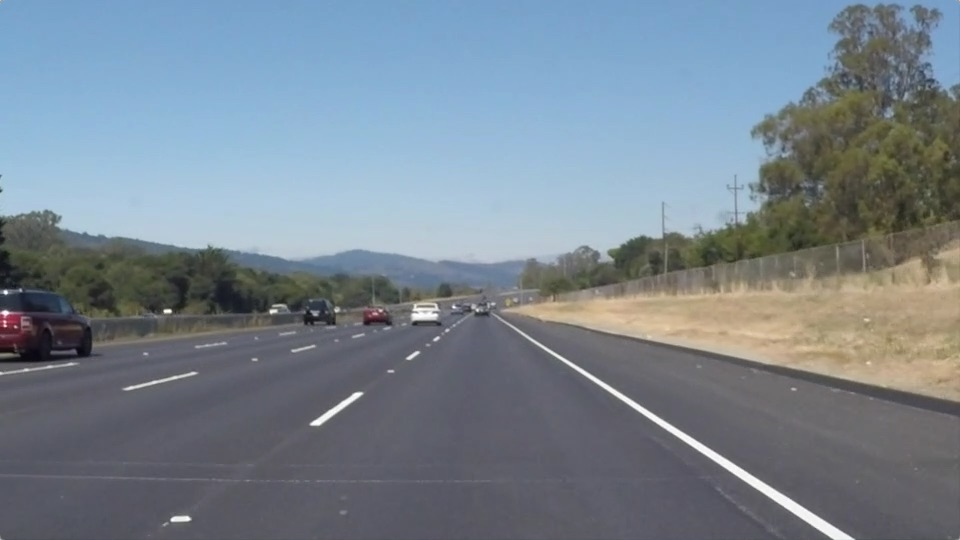
#> input picture CarND-LaneLines-P1-master/test_images/solidWhiteRight.jpg, 960 x 540 px
$ jupyter execute --allow-errors P1.ipynb   (shell and % lines are left out)
#> lines starting #> are read from the running program, lines starting #| are printed output that depends on the picture; after the words box and inside, x2 and y2 are one past the last pixel; in counts of white or black regions, pixels touching at a corner belong together
# Self-Driving Car Engineer Nanodegree

## Project: **Finding Lane Lines on the Road**
***
In this project, you will use the tools you learned about in the lesson to identify lane lines on the road.  You can develop your pipeline on a series of individual images, and later apply the result to a video stream (really just a series of images). Check out the video clip "raw-lines-example.mp4" (also contained in this repository) to see what the output should look like after using the helper functions below.

Once you have a result that looks roughly like "raw-lines-example.mp4", you'll need to get creative and try to average and/or extrapolate the line segments you've detected to map out the full extent of the lane lines.  You can see an example of the result you're going for in the video "P1_example.mp4".  Ultimately, you would like to draw just one line for the left side of the lane, and one for the right.

In addition to implementing code, there is a brief writeup to complete. The writeup should be completed in a separate file, which can be either a markdown file or a pdf document. There is a [write up template](https://github.com/udacity/CarND-LaneLines-P1/blob/master/writeup_template.md) that can be used to guide the writing process. Completing both the code in the Ipython notebook and the writeup template will cover all of the [rubric points](https://review.udacity.com/#!/rubrics/322/view) for this project.

---
Let's have a look at our first image called 'test_images/solidWhiteRight.jpg'.  Run the 2 cells below (hit Shift-Enter or the "play" button above) to display the image.

**Note: If, at any point, you encounter frozen display windows or other confounding issues, you can always start again with a clean slate by going to the "Kernel" menu above and selecting "Restart & Clear Output".**

---

**The tools you have are color selection, region of interest selection, grayscaling, Gaussian smoothing, Canny Edge Detection and Hough Tranform line detection.  You  are also free to explore and try other techniques that were not presented in the lesson.  Your goal is piece together a pipeline to detect the line segments in the image, then average/extrapolate them and draw them onto the image for display (as below).  Once you have a working pipeline, try it out on the video stream below.**

---

<figure>

 <figcaption>
 <p></p>
 <p style="text-align: center;"> Your output should look something like this (above) after detecting line segments using the helper functions below </p>
 </figcaption>
</figure>
 <p></p>
<figure>

 <figcaption>
 <p></p>
 <p style="text-align: center;"> Your goal is to connect/average/extrapolate line segments to get output like this</p>
 </figcaption>
</figure>

**Run the cell below to import some packages.  If you get an `import error` for a package you've already installed, try changing your kernel (select the Kernel menu above --> Change Kernel).  Still have problems?  Try relaunching Jupyter Notebook from the terminal prompt.  Also, consult the forums for more troubleshooting tips.**

## Import Packages

[cell 1]
#importing some useful packages
import matplotlib.pyplot as plt
import matplotlib.image as mpimg
import numpy as np
import cv2

## Read in an Image

[cell 2]
#reading in an image
image = mpimg.imread('test_images/solidWhiteRight.jpg')
#> image is the input picture: shape (540, 960, 3); mean R, G, B 120.3, 132.6, 143.7

#printing out some stats and plotting
print('This image is:', type(image), 'with dimensions:', image.shape)
#| This image is: <class 'numpy.ndarray'> with dimensions: (540, 960, 3)
plt.imshow(image)  # if you wanted to show a single color channel image called 'gray', for example, call as plt.imshow(gray, cmap='gray')

## Ideas for Lane Detection Pipeline

**Some OpenCV functions (beyond those introduced in the lesson) that might be useful for this project are:**

`cv2.inRange()` for color selection
`cv2.fillPoly()` for regions selection
`cv2.line()` to draw lines on an image given endpoints
`cv2.addWeighted()` to coadd / overlay two images
`cv2.cvtColor()` to grayscale or change color
`cv2.imwrite()` to output images to file
`cv2.bitwise_and()` to apply a mask to an image

**Check out the OpenCV documentation to learn about these and discover even more awesome functionality!**

## Helper Functions

Below are some helper functions to help get you started. They should look familiar from the lesson!

[cell 3]
import math

global prev_lines, weight
# Convert the image to HLS colorspace
def convert_hls(image):
    """
    The HLS color space was chosen, since it picked up the lines better than for instance HSV
    """
    return cv2.cvtColor(image, cv2.COLOR_RGB2HLS)

def select_white_yellow(image):
#     Mask for white and yellow
    """
    Find white and yellow lines on the the HLS filtered image
    """
    converted = convert_hls(image)
    # white color mask
    lower = np.uint8([  0, 200,   0])
    upper = np.uint8([255, 255, 255])
    white_mask = cv2.inRange(converted, lower, upper)
    # yellow color mask
    lower = np.uint8([ 10,   0, 100])
    upper = np.uint8([ 40, 255, 255])
    yellow_mask = cv2.inRange(converted, lower, upper)
    # combine the mask
    mask = cv2.bitwise_or(white_mask, yellow_mask)
    return cv2.bitwise_and(image, image, mask = mask)


def grayscale(img):
    """Applies the Grayscale transform
    This will return an image with only one color channel
    but NOTE: to see the returned image as grayscale
    (assuming your grayscaled image is called 'gray')
    you should call plt.imshow(gray, cmap='gray')"""
    return cv2.cvtColor(img, cv2.COLOR_RGB2GRAY)
    # Or use BGR2GRAY if you read an image with cv2.imread()
    # return cv2.cvtColor(img, cv2.COLOR_BGR2GRAY)

def canny(img, low_threshold, high_threshold):
    """Applies the Canny transform"""
    return cv2.Canny(img, low_threshold, high_threshold)

def gaussian_blur(img, kernel_size):
    """Applies a Gaussian Noise kernel"""
    return cv2.GaussianBlur(img, (kernel_size, kernel_size), 0)

def region_of_interest(img, vertices):
    """
    Applies an image mask.

    Only keeps the region of the image defined by the polygon
    formed from `vertices`. The rest of the image is set to black.
    """
#     defining a blank mask to start with
    mask = np.zeros_like(img)

#     defining a 3 channel or 1 channel color to fill the mask with depending on the input image
    if len(img.shape) > 2:
        channel_count = img.shape[2]  # i.e. 3 or 4 depending on your image
        ignore_mask_color = (255,) * channel_count
    else:
        ignore_mask_color = 255

#     filling pixels inside the polygon defined by "vertices" with the fill color
    cv2.fillPoly(mask, vertices, ignore_mask_color)

#     returning the image only where mask pixels are nonzero
    masked_image = cv2.bitwise_and(img, mask)
    return masked_image


def draw_lines(file, img, lines, weight, color=[[255, 0, 0], [0, 255, 0]], thickness = 15):
    """
    Draws left and right lane lines
    This function modifies the given image and draws lines on it.
    The lines are based on the coordinates of 2 points, and some averaging and weights are
    used to get rid of "jitter" in the videos
    """
    import os
    from os.path import splitext
    file_name,extension = splitext(file)

#     Each line segment and classified as right and left lines based on their slopes
#     Store slope, intercept and length for each line segment
    prev_lines = []

    left_line = []
    right_line = []
    for line in lines:
        for x1, y1, x2, y2 in line:
            slope = (y2 - y1) / (x2 - x1)
            if (0.4 < slope < 1.0) or (-1.0 < slope < -0.4):
                intercept = y1 - slope * x1
                length = math.sqrt((y2 - y1)**2.0 + (x2 - x1)**2.0)
                if slope > 0 :
                    left_line.append((slope, intercept, length))
                elif slope < 0:
                    right_line.append((slope, intercept, length))
            else:
                pass

#     Find the average slope and intercept for each line
#     Use line lengths as the weights so that longer segments dominate the averages
    left_line = np.array(left_line)
    left_line_slope = np.average(left_line[:, 0], weights=left_line[:, 2])
    left_line_intercept = np.average(left_line[:, 1], weights=left_line[:, 2])

    right_line = np.array(right_line)
    right_line_slope = np.average(right_line[:, 0], weights=right_line[:, 2])
    right_line_intercept = np.average(right_line[:, 1], weights=right_line[:, 2])

#     To eliminate frame jitter in the drawn lines in videos, line information from the
#     previous frame is used to calculate a weighted average line. A distinction is made
#     between image and video files based on the file extesions

    if extension in ('.jpg', '.png', '.jpeg'):
        pass
    else:
        left_line_slope = weight * prev_lines[0][0] + (1.0 - weight) * left_line_slope
        left_line_intercept = weight * prev_lines[0][1] + (1.0 - weight) * left_line_intercept
        right_line_slope = weight * prev_lines[1][0] + (1.0 - weight) * right_line_slope
        right_line_intercept = weight * prev_lines[1][1] + (1.0 - weight) * right_line_intercept

    if extension == '.mp4':
        prev_lines= [(left_line_slope, left_line_intercept), (right_line_slope, right_line_intercept)]


#     Drawing lines using the line slope and intercept that extend between the top
#     section of the mask (min_y) and bottom.
    img_shape = img.shape

    left_y1 = img_shape[0]
    left_x1 = int((left_y1 - left_line_intercept) / left_line_slope)

    left_y2 = int(imshape[0] * .60)
    left_x2 = int((left_y2 - left_line_intercept) / left_line_slope)

    right_y1 = img_shape[0]
    right_x1 = int((right_y1 - right_line_intercept) / right_line_slope)

    right_y2 = int(imshape[0] * .60)
    right_x2 = int((right_y2 - right_line_intercept) / right_line_slope)

    cv2.line(img, (left_x1, left_y1), (left_x2, left_y2), color[0], thickness)
    cv2.line(img, (right_x1, right_y1), (right_x2, right_y2), color[1], thickness)

def hough_lines(file, img, rho, theta, threshold, min_line_len, max_line_gap):
    """
    'img' should be the output of a Canny transform.

    Returns an image with hough lines drawn.
    """
    lines = cv2.HoughLinesP(img, rho, theta, threshold, np.array([]), minLineLength=min_line_len, maxLineGap=max_line_gap)
    line_img = np.zeros((img.shape[0], img.shape[1], 3), dtype=np.uint8)
    draw_lines(file, line_img, lines, weight)
    return line_img

# Python 3 has support for cool math symbols.

def weighted_img(img, initial_img, α=0.8, β=1., λ=0.):
    """
    'img' is the output of the hough_lines(), An image with lines drawn on it.
    Should be a blank image (all black) with lines drawn on it.

    'initial_img' should be the image before any processing.

    The result image is computed as follows:

    initial_img * α + img * β + λ
    NOTE: initial_img and img must be the same shape!
    """
    return cv2.addWeighted(initial_img, α, img, β, λ)

## Test Images

Build your pipeline to work on the images in the directory "test_images"
**You should make sure your pipeline works well on these images before you try the videos.**

[cell 4]
import os
os.listdir("test_images/")

## Build a Lane Finding Pipeline

Build the pipeline and run your solution on all test_images. Make copies into the `test_images_output` directory, and you can use the images in your writeup report.

Try tuning the various parameters, especially the low and high Canny thresholds as well as the Hough lines parameters.

[cell 5]
# Pipeline that will draw lane lines on the test_images
# then save them to the test_images directory.

import os

files = os.listdir("test_images/")
for file in files:
    if file[0:6] != "output":
        weight = 0.50
        image = mpimg.imread("test_images/" + file)
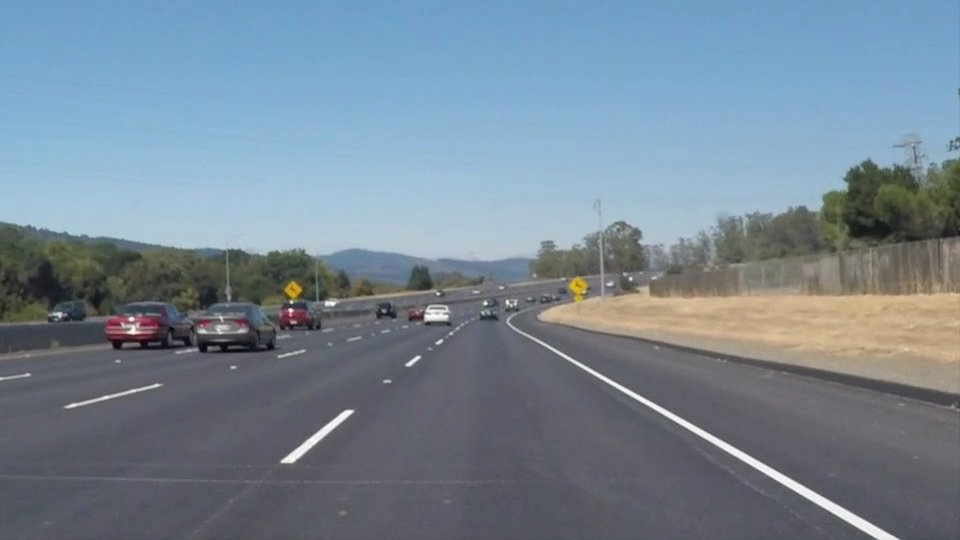
#> input picture CarND-LaneLines-P1-master/test_images/solidWhiteCurve.jpg, 960 x 540 px
#> image is the input picture: shape (540, 960, 3); mean R, G, B 118.5, 134.5, 148.1
        white_yellow = select_white_yellow(image)
#> in select_white_yellow, `white_mask = cv2.inRange(converted, lower, upper)`:
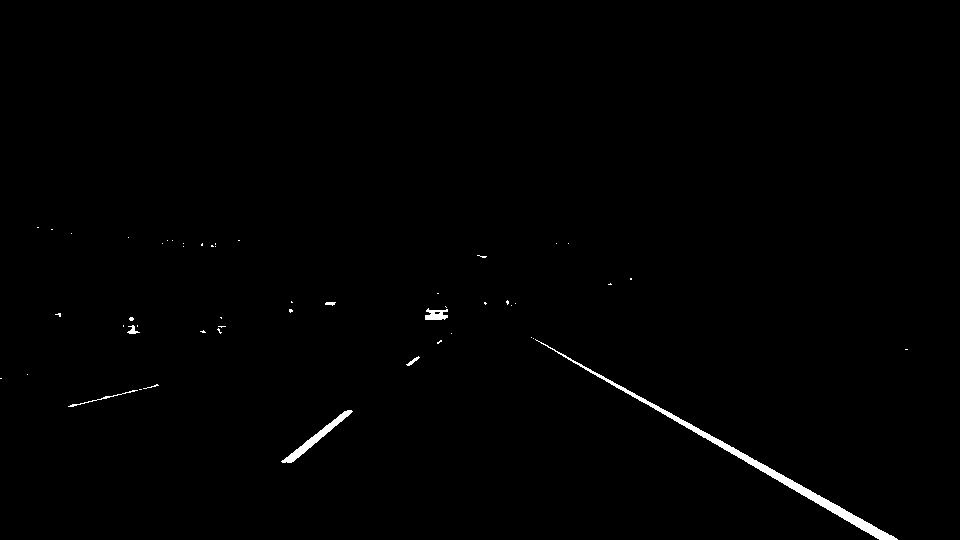
#> white_mask: shape (540, 960); 0.67% white; 51 white regions (43 under 20 px), largest, box (x1, y1, x2, y2) and area: (535, 339, 898, 540) 2283, (281, 410, 353, 463) 571, (425, 308, 448, 320) 187
        gray = grayscale(white_yellow)
        gray = gaussian_blur(gray, 3)
        edges = canny(gray, 50, 150)
        imshape = image.shape
        vertices = np.array([[(.51 * imshape[1], imshape[0] * .58), (.21 * imshape[1], imshape[0] * .78), (0, imshape[1]), (imshape[1], imshape[0])]], dtype = np.int32)
        masked_edges = region_of_interest(edges, vertices)
#> in region_of_interest, `cv2.fillPoly(mask, vertices, ignore_mask_color)`:
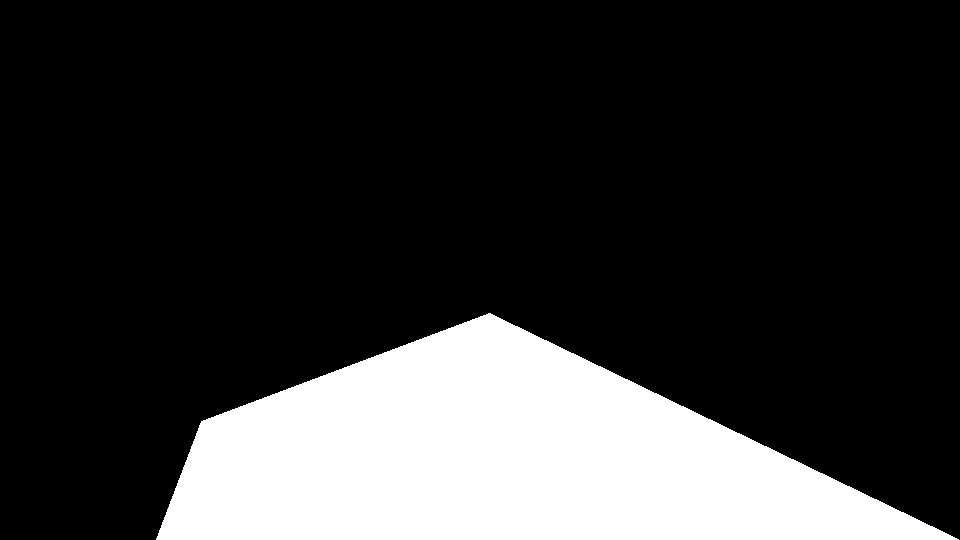
#> mask: shape (540, 960); 20.4% white; 1 white region, box (x1, y1, x2, y2) and area: (156, 313, 959, 540) 106010
#> in region_of_interest, `masked_image = cv2.bitwise_and(img, mask)`:
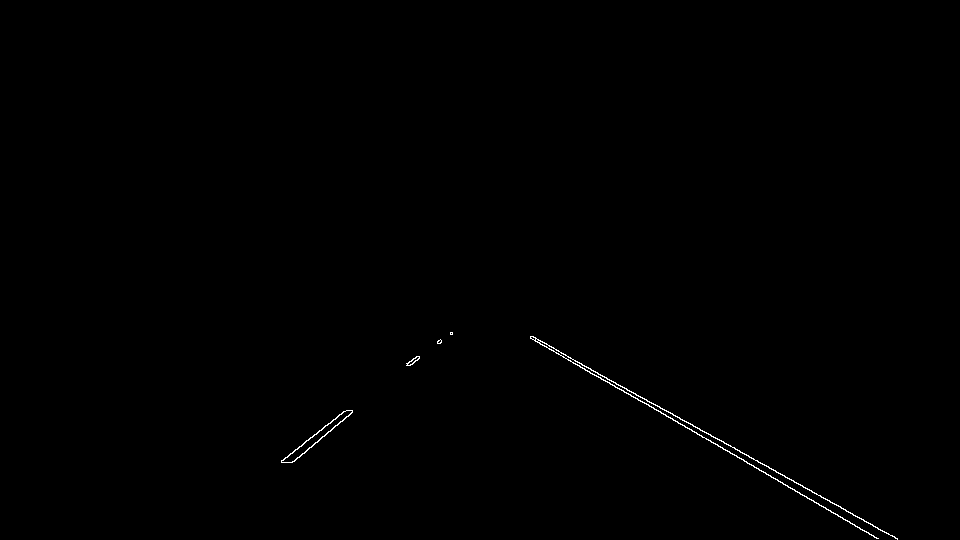
#> masked_image: shape (540, 960); 0.27% white in thin lines or dots, all inside (x1, y1, x2, y2) = (281, 332, 898, 540)
# Run Hough on edge detected image
        line_image = hough_lines(file, masked_edges, 1.3, np.pi/180, 35, 5, 2)
#> in hough_lines, `lines = cv2.HoughLinesP(img, rho, theta, threshold, np.array([]), minL..`: lines = 14 rows, first 6: [531, 336, 897, 539], [766, 474, 877, 538], [556, 353, 665, 414], [533, 336, 558, 350], [320, 438, 352, 412], [706, 439, 770, 475]
#> the loop in draw_lines, `for line in lines:` made 14 passes
#> after the loop in draw_lines, `for line in lines:`: left_line = [(0.555, 41.48, 418.5), (0.577, 32.34, 128.1), (0.56, 41.84, 124.9), (0.56, 37.52, 28.65), (0.562, 41.88, 73.43), (0.553, 42.05, 227.4), (0.56, 42.13, 104.3), (0.562, 42.88, 73.43)]; right_line = [(-0.812, 698, 41.23), (-0.7, 647.9, 12.21), (-0.78, 679.5, 52.01), (-0.838, 706.6, 48.27), (-0.762, 674.1, 52.8), (-0.75, 670, 15)]
#> in draw_lines, `left_line = np.array(left_line)`: left_line = [[0.555, 41.48, 418.5], [0.577, 32.34, 128.1], [0.56, 41.84, 124.9], [0.56, 37.52, 28.65], [0.562, 41.88, 73.43], [0.553, 42.05, 227.4], [0.56, 42.13, 104.3], [0.562, 42.88, 73.43]]
#> in draw_lines, `left_line_slope = np.average(left_line[:, 0], weights=left_line[:, 2])`: left_line_slope = 0.559
#> in draw_lines, `left_line_intercept = np.average(left_line[:, 1], weights=left_line[:,..`: left_line_intercept = 40.71
#> in draw_lines, `right_line = np.array(right_line)`: right_line = [[-0.812, 698, 41.23], [-0.7, 647.9, 12.21], [-0.78, 679.5, 52.01], [-0.838, 706.6, 48.27], [-0.762, 674.1, 52.8], [-0.75, 670, 15]]
#> in draw_lines, `right_line_slope = np.average(right_line[:, 0], weights=right_line[:, ..`: right_line_slope = -0.788
#> in draw_lines, `right_line_intercept = np.average(right_line[:, 1], weights=right_line..`: right_line_intercept = 685.2
#> in draw_lines, `left_x1 = int((left_y1 - left_line_intercept) / left_line_slope)`: left_x1 = 893
#> in draw_lines, `left_x2 = int((left_y2 - left_line_intercept) / left_line_slope)`: left_x2 = 506
#> in draw_lines, `right_x1 = int((right_y1 - right_line_intercept) / right_line_slope)`: right_x1 = 184
#> in draw_lines, `right_x2 = int((right_y2 - right_line_intercept) / right_line_slope)`: right_x2 = 458
#> in draw_lines, `cv2.line(img, (right_x1, right_y1), (right_x2, right_y2), color[1], th..`:
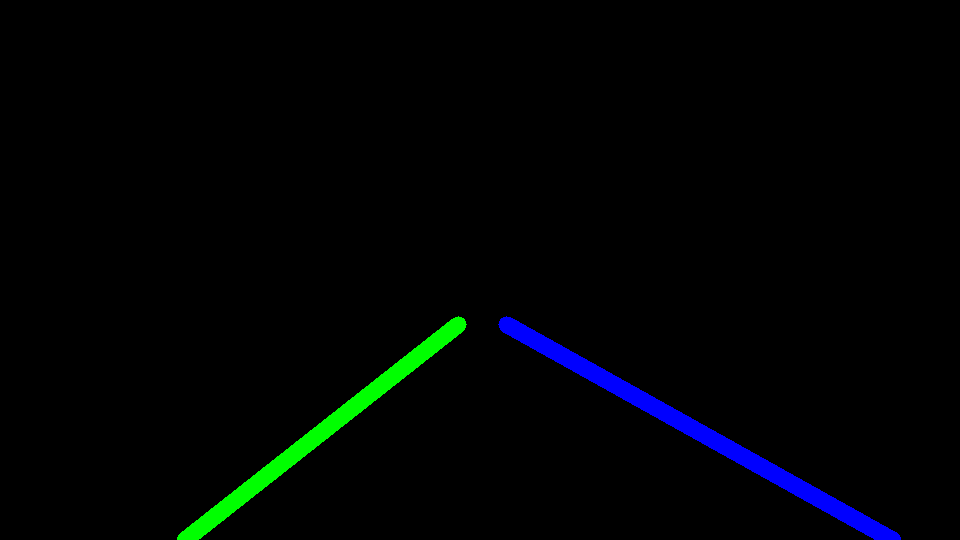
#> img: shape (540, 960, 3); mean of channels 0, 1, 2 3.7, 2.9, 0; drawn as B, G, R
# Draw the lines on the edge image
        lines_edges = weighted_img(line_image,image)
#> in weighted_img, `return cv2.addWeighted(initial_img, α, img, β, λ)`:
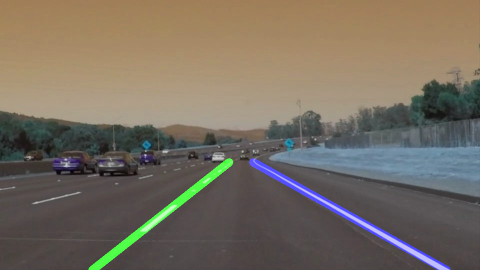
#> returned value: shape (540, 960, 3) (shown at 1/2 size); mean of channels 0, 1, 2 96.9, 109.5, 118.5; drawn as B, G, R
        plt.imshow(lines_edges, cmap = 'gray')
        r,g,b = cv2.split(lines_edges)
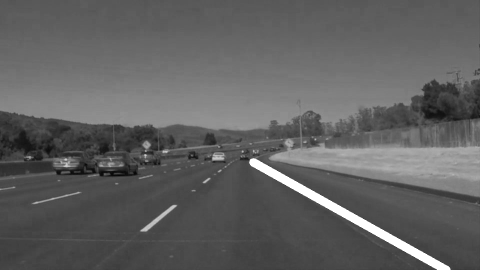
#> r: shape (540, 960) (shown at 1/2 size); min 5, max 255, mean 96.9
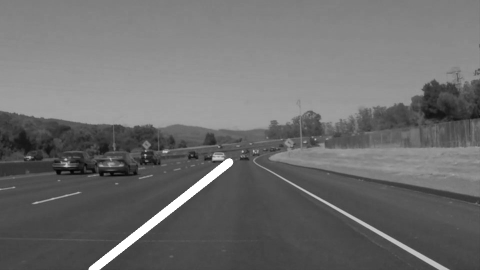
#> g: shape (540, 960) (shown at 1/2 size); min 0, max 255, mean 109.5
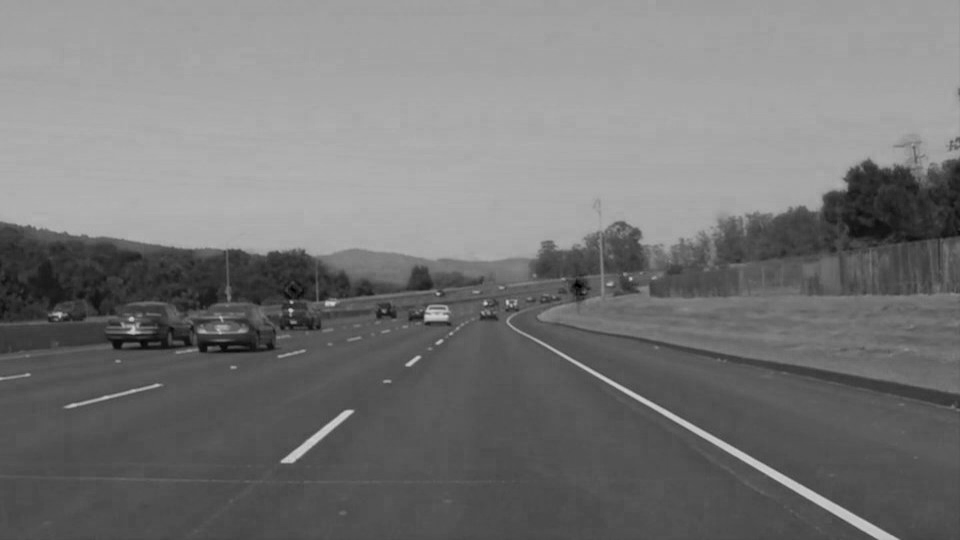
#> b: shape (540, 960); min 0, max 204, mean 118.5
        lines_edges = cv2.merge((b,g,r))
    cv2.imwrite("test_images/output_"+file, lines_edges)
